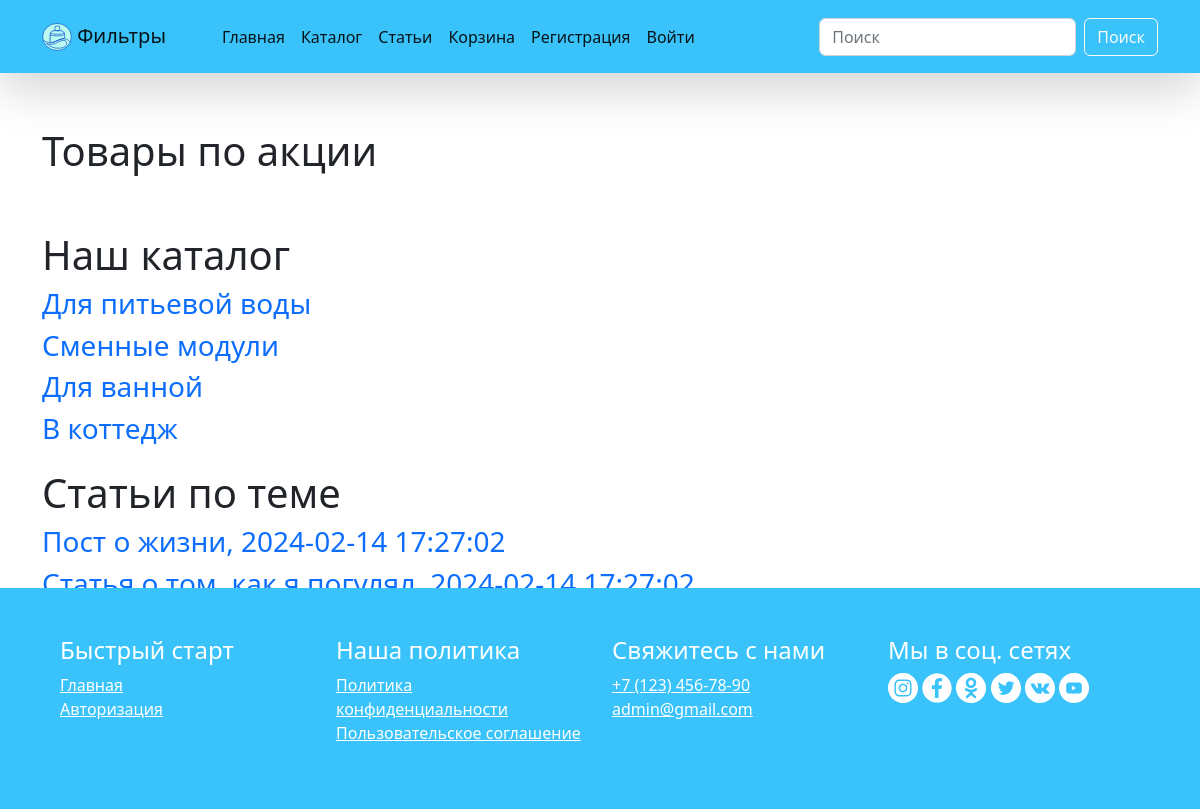
The page / on the database its author committed.
### tables this page shows
CREATE TABLE `categories` (
  `id` int NOT NULL,
  `parent_id` int UNSIGNED NOT NULL,
  `title` varchar(255) NOT NULL,
  `description` varchar(255) DEFAULT NULL
);

CREATE TABLE `articles` (
  `id` int UNSIGNED NOT NULL,
  `author_id` int UNSIGNED NOT NULL,
  `name` varchar(255) NOT NULL,
  `text` text NOT NULL,
  `created_at` datetime NOT NULL DEFAULT CURRENT_TIMESTAMP
);

### src/Controllers/MainController.php (called while the page is built, shortened)
<?php
class MainController extends Controller
{
    public function main()
    {
        $categories = Category::findAll();
        $products = Product:: findAll();
        $this->view->renderHtml('Main/main.php', ['categories' => $categories, 'products' => $products, 'articles' => Article::getPage(1, 5)]);
    }
}
?>

### index.php (called while the page is built, shortened)
<?php
try {
    $route = $_GET['route'] ??'';
    $routes = require __DIR__ . '/src/Config/routes.php';
    foreach ($routes as $pattern => $controllerAndAction) {
        preg_match($pattern, $route, $matches);
        if (!empty($matches)) {
            break;
        }
    }
    unset($matches[0]);
    $actionName = $controllerAndAction[1];
    $controller = new $controllerName();
    $controller->$actionName(...$matches);
} catch (Src\Exceptions\DbException $e) {
    $view = new Src\Views\View('default');
    $view->renderHtml('errors/500.php', ['error' => $e->getMessage()], 500);
} catch (Src\Exceptions\NotFoundException $e) {
    $view = new Src\Views\View('default');
    $view->renderHtml('errors/404.php', ['error' => $e->getMessage()], 404);
} catch (Src\Exceptions\UnauthorizedException $e) {
    $view  = new Src\Views\View('default');
    $view->renderHtml('errors/401.php', ['error' => $e->getMessage()], 401);
} catch (Src\Exceptions\ForbiddenException $e) {
    $view  = new Src\Views\View('default');
    $view->renderHtml('errors/403.php', ['error' => $e->getMessage()], 403);
}
?>

### src/Config/settings.php (called while the page is built)
<?php
return [
    'db' => [
        'host' => 'localhost',
        'dbname' => 'db_shabanova',
        'user' => 'root',
        'password' => 'root',
    ]
];
?>

### src/Services/Db.php (called while the page is built, shortened)
<?php
class Db
{
    private $pdo;
    private static $instance;
    private function __construct()
    {
        $dbOptions = (  require __DIR__ . '/../Config/settings.php')['db'];
        try {
            $this->pdo = new \PDO('mysql:host=' . $dbOptions['host'] . ';dbname=' . $dbOptions['dbname'],
            $dbOptions['user'],
            $dbOptions['password']);
            $this->pdo->exec('SET NAMES UTF8');
        } catch (\PDOException $e) {
            throw new DbException('Ошибка при подключении к базе данных: ' . $e->getMessage());
        }
    }
    public static function getInstance():self
    {
        if (self::$instance === null) {
            self::$instance = new self();
        }
        return self::$instance;
    }
    public function query(string $sql, $params = [], $className = 'stdClass'):?array
    {
        $sth = $this->pdo->prepare($sql);
        $result = $sth->execute($params);
        return $sth->fetchAll(\PDO::FETCH_CLASS, $className);
    }
}
?>

### src/Models/ActiveRecordEntity.php (called while the page is built, shortened)
<?php
abstract class ActiveRecordEntity
{
    protected $id;
    public function getId():int
    {
        return $this->id;
    }
    private function underscoreToCamelCase(string $source):string
    {
        return lcfirst(str_replace('_', '', ucwords($source, '_')));
    }
    public static function findAll():array
    {
        $db  = Db::getInstance();
        return $db->query("SELECT * FROM " . static::getTableName()  . " ;", [], static::class);
    }
    public static function getPage(int $pageNum, int $itemsPerPage):array
    {
        $db = Db::getInstance();
        return $db->query(
            sprintf(
                "SELECT * FROM %s ORDER BY id DESC LIMIT %d OFFSET %d;",
                static::getTableName(),
                $itemsPerPage,
                ($pageNum - 1) * $itemsPerPage
            ),
            [],
            static::class
        );
    }
}
?>

### src/Models/Category.php (called while the page is built, shortened)
<?php
class Category extends  ActiveRecordEntity
{
    protected $parentId;
    protected $title;
    public function getTitle():string
    {
        return $this->title;
    }
    public function getParentId():string
    {
        return $this->parentId;
    }
    protected static function getTableName():string
    {
        return 'categories';
    }
}
?>

### src/Models/Articles/Article.php (called while the page is built, shortened)
<?php
class Article extends  ActiveRecordEntity
{
    protected $name;
    protected $createdAt;
    public function getName():string
    {
        return $this->name;
    }
    public function getCreatedAt() {
        return $this->createdAt;
    }
}
?>

### src/Views/Main/main.php (the view, shortened to what this page needs)
<div class="container">
    <h1 class="mt-4">Товары по акции</h1>
<h1 class="mt-4 mb-2">Наш каталог</h1>
<?php foreach ($categories as $val) : ?>
    <?php if ($val->getParentId() == 0): ?>
    <h3><a class="list" href="categories/<?=$val->getId()?>"><?=$val->getTitle()?></a> <?=$val->getDescription()?></h3>
<?php endif ?>
<?php endforeach; ?>
<h1 class="mt-4 mb-2">Статьи по теме</h1>
<?php foreach ($articles as $article) : ?>
    <h3><a class="list" href="/project.loc/articles/<?=$article->getId()?>"><?=$article->getName()?>, <?=$article->getCreatedAt()?></a></h3>
<?php endforeach; ?>
</div>

### style.css (style rules this page uses)
.list { text-decoration: none; }

### rows shown on the page
categories: title "Для питьевой воды"
categories: title "Сменные модули"
categories: title "Для ванной"
categories: title "В коттедж"
articles: name "Пост о жизни", created_at "2024-02-14 17:27:02"
articles: name "Статья о том, как я погулял", created_at "2024-02-14 17:27:02"
